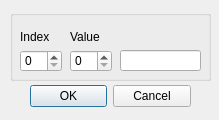
<?xml version="1.0" encoding="UTF-8"?>
<ui version="4.0">
 <class>Dialog</class>
 <widget class="QDialog" name="Dialog">
  <property name="geometry">
   <rect>
    <x>0</x>
    <y>0</y>
    <width>219</width>
    <height>120</height>
   </rect>
  </property>
  <property name="minimumSize">
   <size>
    <width>219</width>
    <height>120</height>
   </size>
  </property>
  <property name="maximumSize">
   <size>
    <width>219</width>
    <height>120</height>
   </size>
  </property>
  <property name="windowTitle">
   <string>Write Value</string>
  </property>
  <widget class="QDialogButtonBox" name="buttonBox">
   <property name="geometry">
    <rect>
     <x>30</x>
     <y>80</y>
     <width>161</width>
     <height>32</height>
    </rect>
   </property>
   <property name="orientation">
    <enum>Qt::Horizontal</enum>
   </property>
   <property name="standardButtons">
    <set>QDialogButtonBox::Cancel|QDialogButtonBox::Ok</set>
   </property>
  </widget>
  <widget class="QGroupBox" name="groupBox">
   <property name="geometry">
    <rect>
     <x>10</x>
     <y>10</y>
     <width>201</width>
     <height>71</height>
    </rect>
   </property>
   <property name="title">
    <string/>
   </property>
   <widget class="QSpinBox" name="spinBox">
    <property name="geometry">
     <rect>
      <x>10</x>
      <y>40</y>
      <width>42</width>
      <height>22</height>
     </rect>
    </property>
   </widget>
   <widget class="QSpinBox" name="spinBox_2">
    <property name="geometry">
     <rect>
      <x>60</x>
      <y>40</y>
      <width>42</width>
      <height>22</height>
     </rect>
    </property>
    <property name="maximum">
     <number>1</number>
    </property>
   </widget>
   <widget class="QLineEdit" name="lineEdit">
    <property name="geometry">
     <rect>
      <x>110</x>
      <y>40</y>
      <width>81</width>
      <height>21</height>
     </rect>
    </property>
   </widget>
   <widget class="QLabel" name="label">
    <property name="geometry">
     <rect>
      <x>10</x>
      <y>20</y>
      <width>47</width>
      <height>13</height>
     </rect>
    </property>
    <property name="text">
     <string>Index</string>
    </property>
   </widget>
   <widget class="QLabel" name="label_2">
    <property name="geometry">
     <rect>
      <x>60</x>
      <y>20</y>
      <width>47</width>
      <height>13</height>
     </rect>
    </property>
    <property name="text">
     <string>Value</string>
    </property>
   </widget>
  </widget>
 </widget>
 <resources/>
 <connections>
  <connection>
   <sender>buttonBox</sender>
   <signal>accepted()</signal>
   <receiver>Dialog</receiver>
   <slot>accept()</slot>
   <hints>
    <hint type="sourcelabel">
     <x>248</x>
     <y>254</y>
    </hint>
    <hint type="destinationlabel">
     <x>157</x>
     <y>274</y>
    </hint>
   </hints>
  </connection>
  <connection>
   <sender>buttonBox</sender>
   <signal>rejected()</signal>
   <receiver>Dialog</receiver>
   <slot>reject()</slot>
   <hints>
    <hint type="sourcelabel">
     <x>316</x>
     <y>260</y>
    </hint>
    <hint type="destinationlabel">
     <x>286</x>
     <y>274</y>
    </hint>
   </hints>
  </connection>
 </connections>
</ui>
